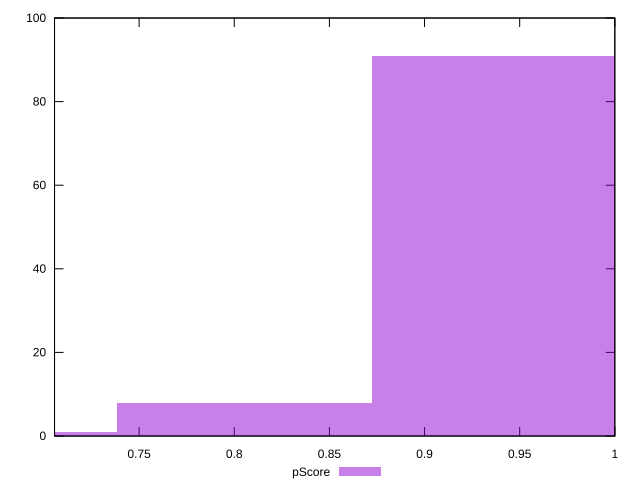

Reproduce this figure in gnuplot.
reset

$pScore <<EOF
0.9396614589628154 91
0.8054241076824132 8
0.6711867564020111 1
EOF

set key outside below
set boxwidth 0.1342373512804022
set xrange [0.7055555555555556:1]
set yrange [0:100]
set trange [0:100]
set style fill transparent solid 0.5 noborder
set terminal svg size 640, 490 enhanced background rgb 'white'
set output "reprap/uses-optimized-images/samples/pages+cached+noexternal+nomedia/pScore/histogram.svg"

plot $pScore title "pScore" with boxes

reset
